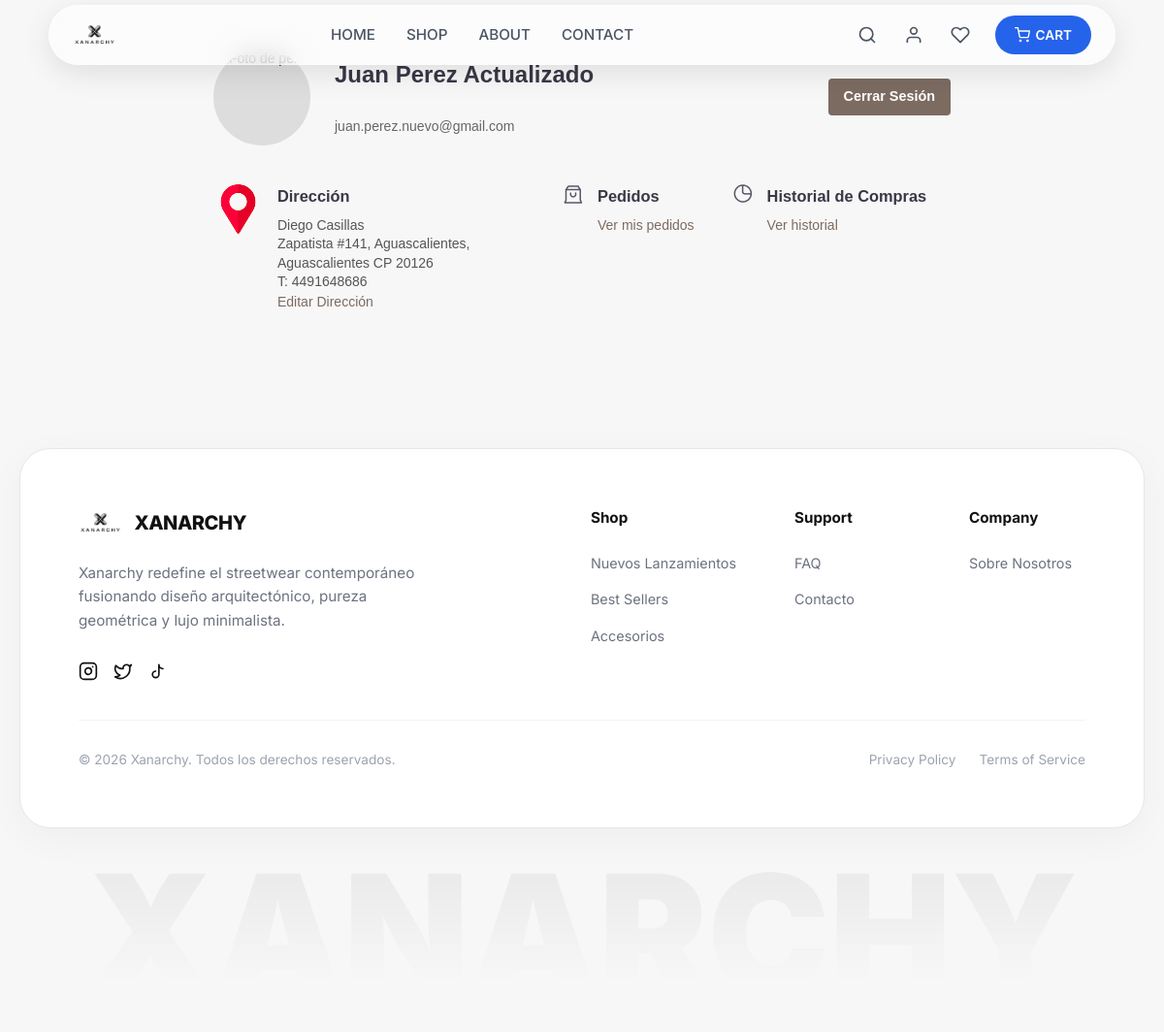
Screenshot of /profile.php (signed in) with the database file from the repository.
### tables this page shows
CREATE TABLE `addresses` (
  `id` int(10) unsigned NOT NULL AUTO_INCREMENT,
  `user_id` int(10) unsigned NOT NULL,
  `first_name` varchar(100) NOT NULL,
  `last_name` varchar(100) NOT NULL,
  `country` varchar(50) NOT NULL,
  `address` varchar(255) NOT NULL,
  `city` varchar(100) NOT NULL,
  `state` varchar(100) NOT NULL,
  `zip` varchar(20) NOT NULL,
  `phone` varchar(20) NOT NULL,
  `notes` text DEFAULT NULL,
  `created_at` timestamp NOT NULL DEFAULT current_timestamp(),
  PRIMARY KEY (`id`),
  KEY `fk_addresses_user` (`user_id`),
  CONSTRAINT `fk_addresses_user` FOREIGN KEY (`user_id`) REFERENCES `users` (`id`) ON DELETE CASCADE ON UPDATE CASCADE
);

### profile.php (the view, shortened to what this page needs)
<?php
require_once 'includes/header.php';
$stmt = $pdo->prepare("SELECT * FROM addresses WHERE user_id = ? ORDER BY created_at DESC LIMIT 1");
$stmt->execute([$_SESSION['user']['id']]);
$address = $stmt->fetch(PDO::FETCH_ASSOC);
?>
<main>
    <section class="client-interface profile">
        <div class="profile-header">
            <img
                    src="https://w7.pngwing.com/pngs/1000/665/png-transparent-computer-icons-profile-s-free-angle-sphere-profile-cliparts-free.png"
                    alt="Foto de perfil" class="profile-pic"
            />
            <div class="profile-info">
                <h2><?= htmlspecialchars(
                        $_SESSION['user']['name'], ENT_QUOTES
                    ) ?></h2>
                <p><?= htmlspecialchars(
                        $_SESSION['user']['email'], ENT_QUOTES
                    ) ?></p>
            </div>
            <div class="logout-button">
                <a href="logout.php" class="btn logout-btn">Cerrar Sesión</a>
            </div>
        </div>
        <div class="profile-sections">
            <div class="profile-item">
                <img
                        src="Imagenes/Iconos/marcador-de-posicion 1.png"
                        alt="Ubicacion" class="icon"
                />
                <div>
                    <h3>Dirección</h3>
                    <?php if ($address): ?>
                        <p>
                            <?= htmlspecialchars($address['first_name'].' '.$address['last_name']) ?> <br>
                            <?= htmlspecialchars($address['address'].', '.$address['city'].', '.$address['state'].' CP '.$address['zip']) ?> <br>
                            T: <?= htmlspecialchars($address['phone']) ?>
                        </p>
                        <a href="address.php" class="link-btn">Editar Dirección</a>
                    <?php else: ?>
                        <p>No tienes direcciones guardadas.</p>
                        <a href="address.php" class="link-btn">Agregar Dirección</a>
                    <?php endif; ?>
                </div>
            </div>
            <div class="profile-item">
                <img src="Imagenes/Iconos/Shopping.png" alt="Pedidos" class="icon" />
                <div>
                    <h3>Pedidos</h3>
                    <p><a href="orders.php" class="link-btn">Ver mis pedidos</a></p>
                </div>
            </div>
            <div class="profile-item">
                <img src="Imagenes/Iconos/Historial_compras.png" alt="Historial de compras" class="icon" />
                <div>
                    <h3>Historial de Compras</h3>
                    <p><a href="orders.php" class="link-btn">Ver historial</a></p>
                </div>
            </div>
        </div>
    </section>
</main>
<?php require_once 'includes/footer.php'; ?>

### styles.css (style rules this page uses)
* { margin: 0; padding: 0; box-sizing: border-box; }
body { font-family: 'Arial', sans-serif; background-color: #f7f7f7; color: #222; line-height: 1.5; font-size: 14px; }
a { text-decoration: none; color: inherit; }
h2 { font-weight: 700; margin-bottom: 25px; font-size: 24px; color: #3a3746; }
.client-interface { max-width: 600px; margin: 50px auto 60px auto; padding: 0 20px; font-family: 'Arial', sans-serif; color: #222; }
.client-interface h2 { font-weight: 700; margin-bottom: 25px; font-size: 24px; color: #3a3746; }
.client-interface.profile { max-width: 800px; margin: 50px auto 80px auto; padding: 0 20px; font-family: 'Arial', sans-serif; color: #222; }
.profile-header { display: flex; align-items: center; gap: 25px; margin-bottom: 40px; }
.profile-pic { border-radius: 50%; width: 100px; height: 100px; object-fit: cover; background-color: #ddd; }
.profile-info h2 { font-weight: 700; font-size: 24px; color: #3a3746; }
.profile-info p { font-size: 14px; color: #666; }
.profile-sections { display: flex; gap: 40px; flex-wrap: wrap; }
.profile-item { display: flex; align-items: flex-start; gap: 15px; max-width: 320px; font-size: 14px; }
.profile-item .icon { font-size: 28px; color: #cc0000; }
.profile-item h3 { font-weight: 700; margin-bottom: 8px; color: #3a3746; }
.profile-item p { line-height: 1.4; color: #555; }
.site-body { font-family: 'Inter', sans-serif; margin: 0; padding: 0; background-color: #f7f7f7; color: #111111; display: flex; flex-direction: column; min-height: 100vh; }

### profile.php (style rules this page uses)
.logout-button { margin-left: auto; }
.logout-btn { display: inline-block; padding: 0.5rem 1rem; background: #7c6b61; color: #fff; border-radius: 4px; text-decoration: none; font-size: 0.9rem; font-weight: 600; transition: background 0.2s; }
.link-btn { color: #7c6b61; text-decoration: none; font-weight: 500; }

### rows the page displays
addresses: first_name+last_name "Diego Casillas", address+city+state "Zapatista #141, Aguascalientes, Aguascalientes CP 20126", phone "4491648686"

### other values shown
$_SESSION['user']['name'] "Juan Perez Actualizado"
$_SESSION['user']['email'] "juan.perez.nuevo@gmail.com"
